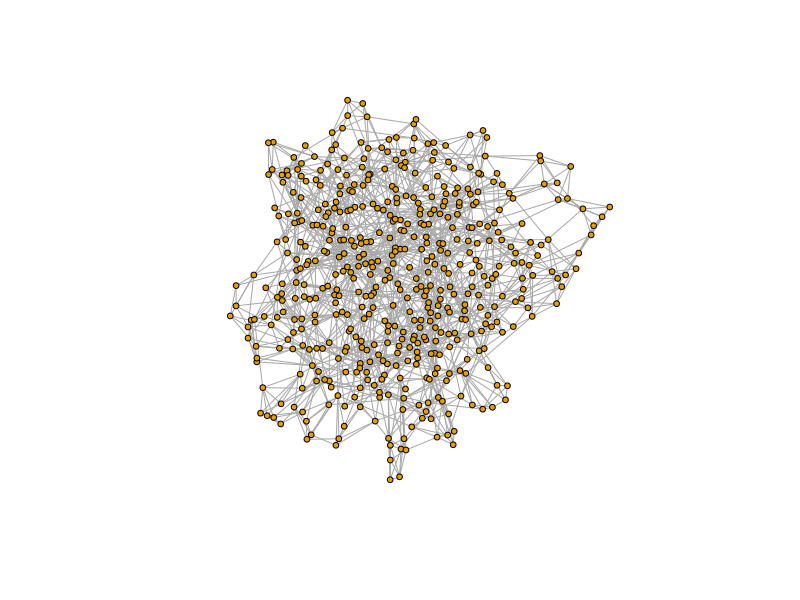
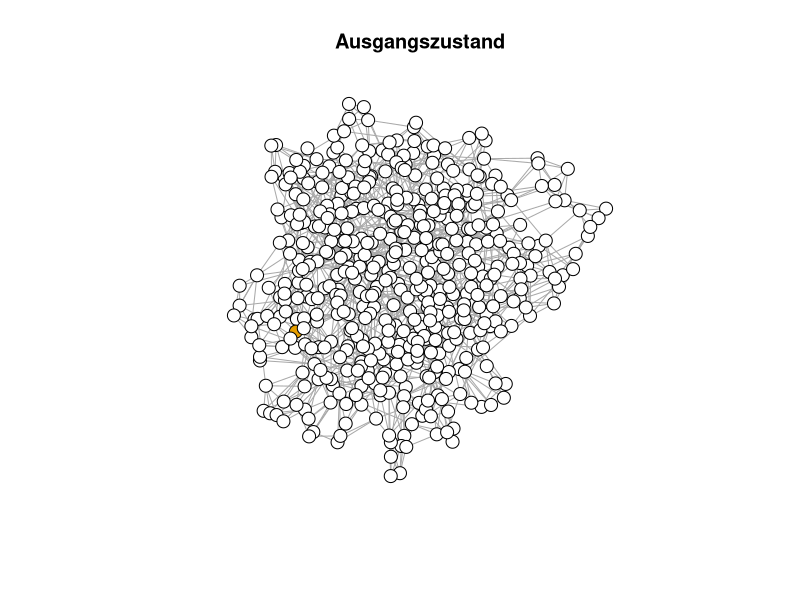
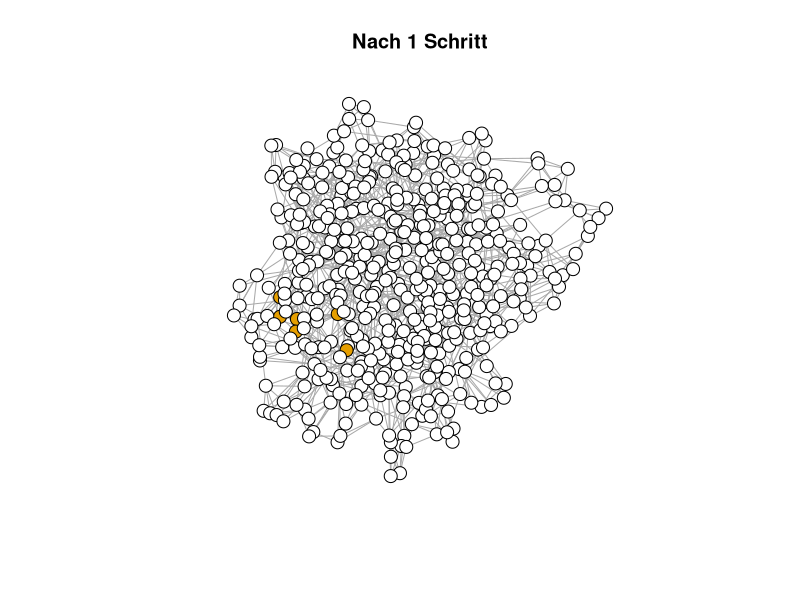
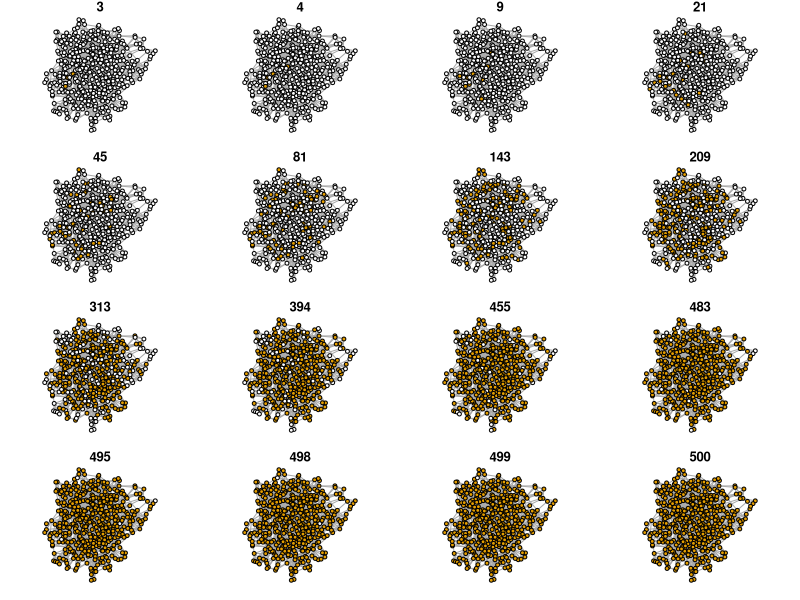
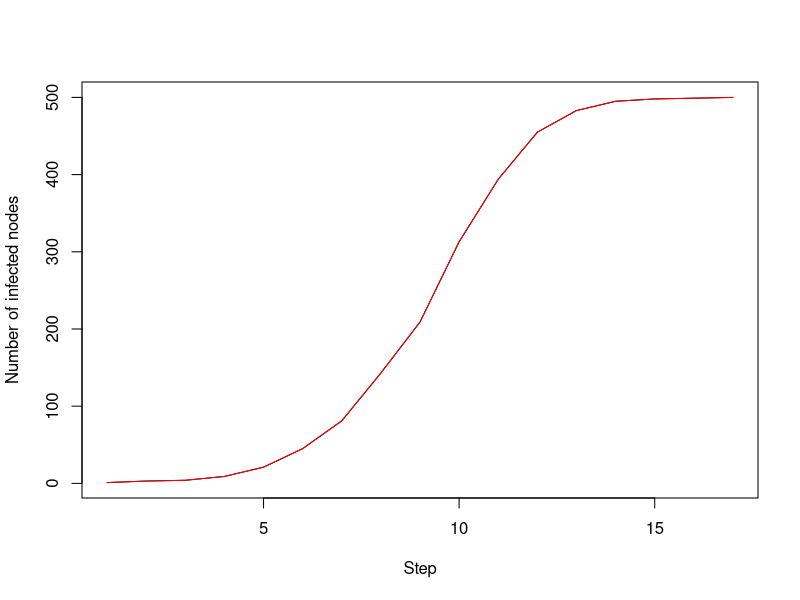

Here is the R script that generated these plots, in order:
library(igraph)

#######################
# SI Model 
#######################

# create a random network
g <- sample_smallworld(dim=1, 500, nei=3, p=0.1)
l=layout_with_fr(g)
plot(g,layout=l,vertex.label=NA,vertex.size=3)

# store information about nodes externally
infections <- rep(0,vcount(g))

# now, pick one node randomly
infect <- sample(1:vcount(g),1)
infect
# and "infect" it
infections[infect] <- 1
infections
#
myplot = function(title = "", l = layout_with_fr(g)){
  plot(g, layout=l,
       vertex.color=infections,
       vertex.size=7,vertex.label=NA,
       main=title)
}
myplot("Ausgangszustand",l=l)
infect
neighbors(g,infect)
  
infections[neighbors(g,infect)] <- 1
myplot("Nach 1 Schritt",l=l)

which(infections==1) #number of infected node
infections
sum(infections)

# and now in a script:
infections <- rep(0,vcount(g))
infect <- sample(1:vcount(g),1)
infections[infect] <- 1

# show the plots over time
par(mfrow=c(4,4), mar=c(1,1,1,1))

# let's keep track of the infection process. 
# how many nodes are infected now?
prevalence <- c(sum(infections))
#myplot("1",l)
# repeat the infection process as long as there are uninfected nodes
for (i in 1:16) {
  for (check in which(infections==1)){ # visit all infected nodes
    # and infect their neighbors
    neig=neighbors(g,check)
    
    # infection chance is 30%, otherwise no infection
    p=sample(c(1,2,3,4,5,6,7,8,9,10),length(neig),replace=T)
    neig=neig[p<=3]
    
    infections[neig] <- 1
  }
  # count how many nodes were infected in this step
  prevalence <- c(prevalence,sum(infections))
  #plot every iteration
  myplot(sum(infections),l)
}

dev.off()
# and how did the spreading develop?
prev30=prevalence
plot(prevalence, xlab = "Step", 
     ylab="Number of infected nodes", type = "l")
lines(prev30,col="red")






